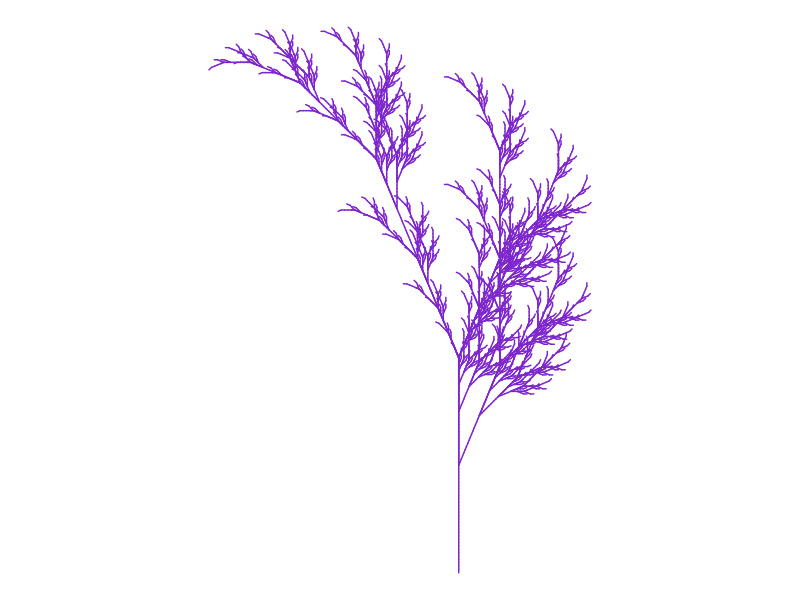

Source code (R):
# Title Fall color
# Credit: https://fronkonstin.com

# Install packages

install.packages("gsubfn")
install.packages("tidyverse")
library(gsubfn)
library(tidyverse)

# Define elements in plant art
# Each image corresponds to a different axiom, rules, angle and depth

# Leaf of Fall

axiom="X"
rules=list("X"="F-[[X]+X]+F[+FX]-X", "F"="FF")
angle=22.5
depth=6


for (i in 1:depth) axiom=gsubfn(".", rules, axiom)

actions=str_extract_all(axiom, "\\d*\\+|\\d*\\-|F|L|R|\\[|\\]|\\|") %>% unlist

status=data.frame(x=numeric(0), y=numeric(0), alfa=numeric(0))
points=data.frame(x1 = 0, y1 = 0, x2 = NA, y2 = NA, alfa=90, depth=1)


# Generating data
# Note: may take a minute or two

for (action in actions)
{
  if (action=="F")
  {
    x=points[1, "x1"]+cos(points[1, "alfa"]*(pi/180))
    y=points[1, "y1"]+sin(points[1, "alfa"]*(pi/180))
    points[1,"x2"]=x
    points[1,"y2"]=y
    data.frame(x1 = x, y1 = y, x2 = NA, y2 = NA,
               alfa=points[1, "alfa"],
               depth=points[1,"depth"]) %>% rbind(points)->points
  }
  if (action %in% c("+", "-")){
    alfa=points[1, "alfa"]
    points[1, "alfa"]=eval(parse(text=paste0("alfa",action, angle)))
  }
  if(action=="["){
    data.frame(x=points[1, "x1"], y=points[1, "y1"], alfa=points[1, "alfa"]) %>%
      rbind(status) -> status
    points[1, "depth"]=points[1, "depth"]+1
  }
  
  if(action=="]"){
    depth=points[1, "depth"]
    points[-1,]->points
    data.frame(x1=status[1, "x"], y1=status[1, "y"], x2=NA, y2=NA,
               alfa=status[1, "alfa"],
               depth=depth-1) %>%
      rbind(points) -> points
    status[-1,]->status
  }
}

ggplot() +
  geom_segment(aes(x = x1, y = y1, xend = x2, yend = y2),
               lineend = "round",
               color="purple3", # Set your own Fall color?
               data=na.omit(points)) +
  coord_fixed(ratio = 1) +
  theme_void() # No grid nor axes
